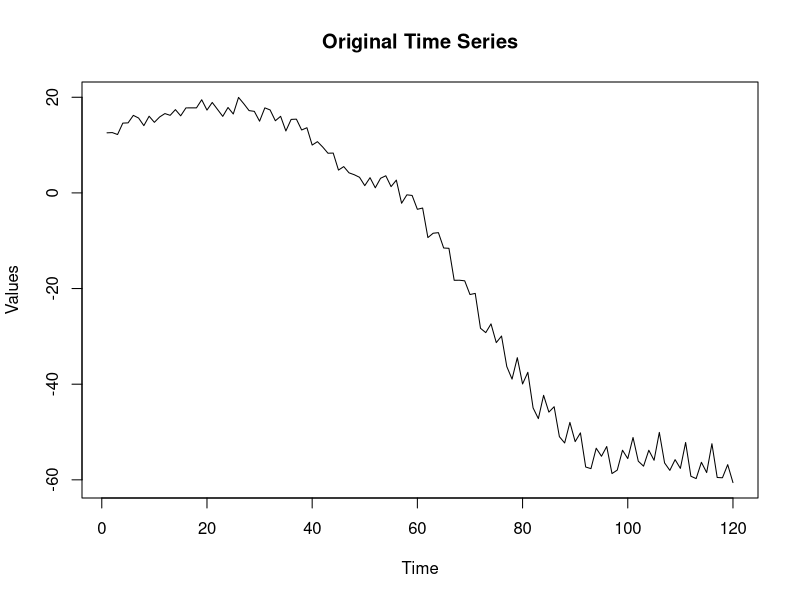
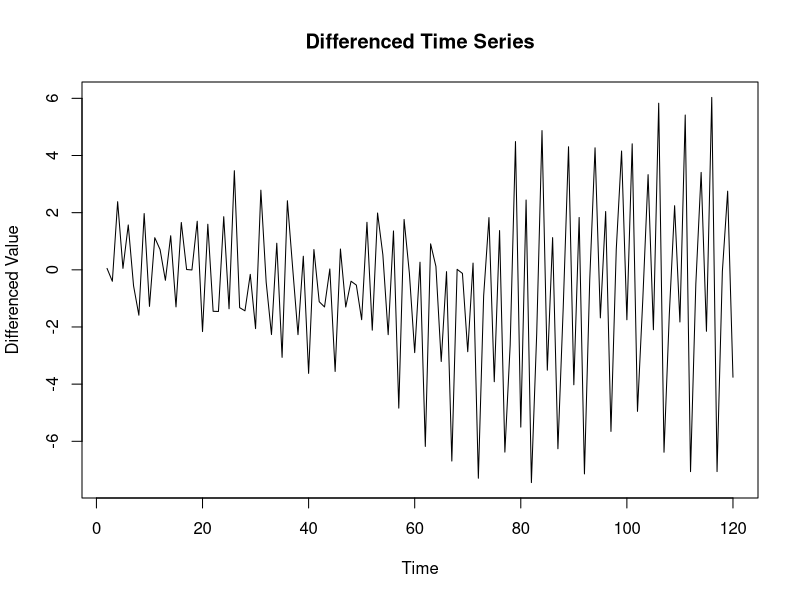
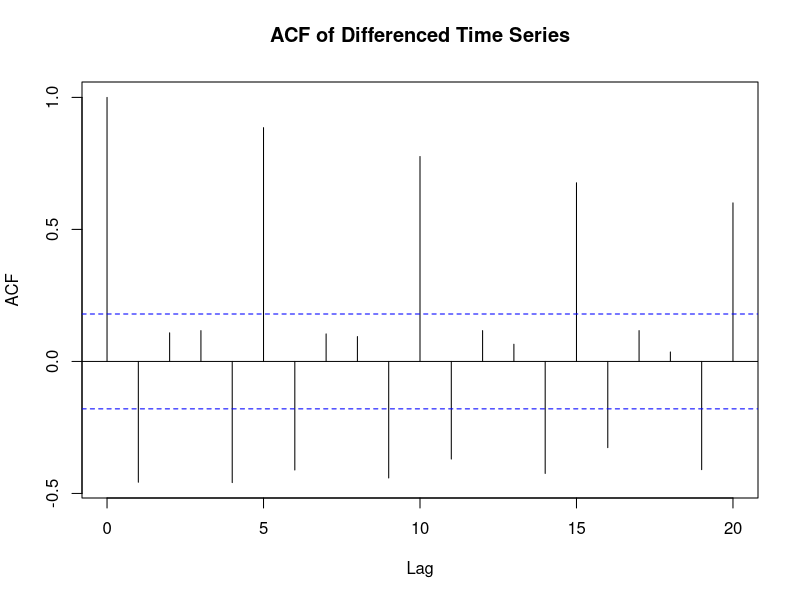
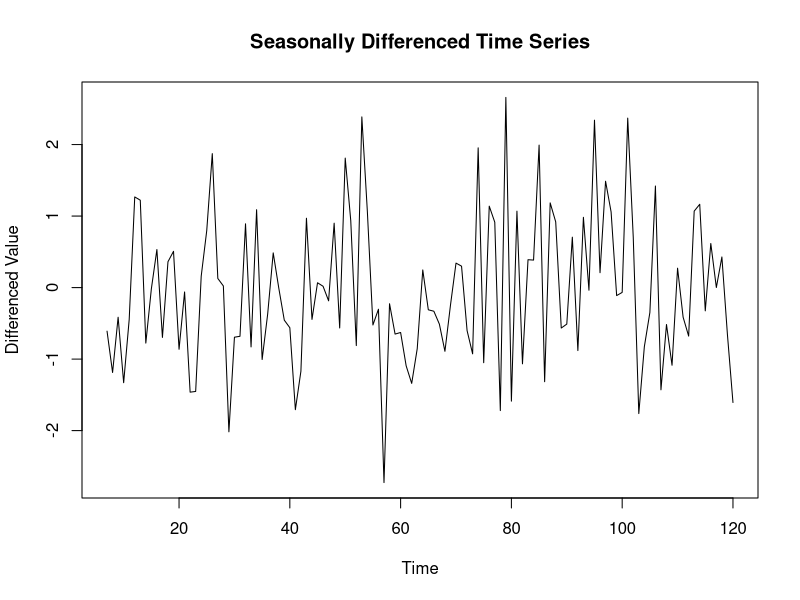
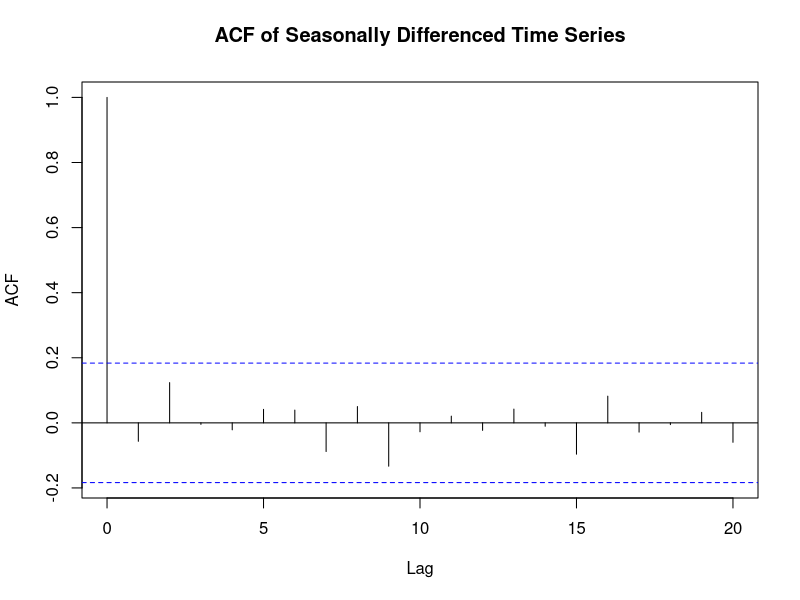
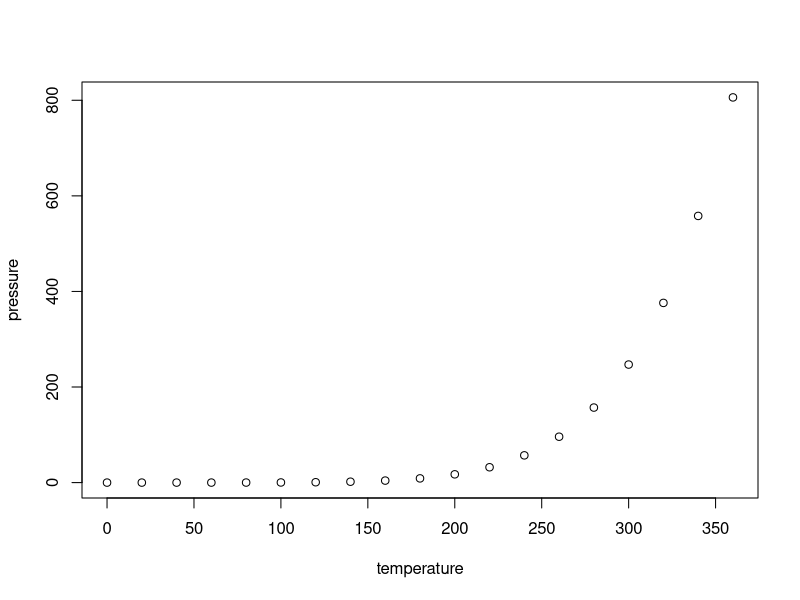
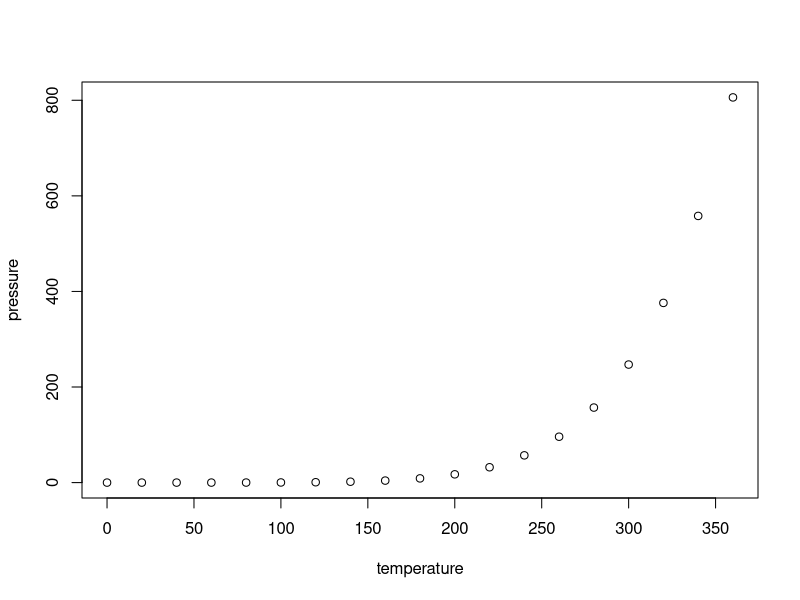

Reproduce these figures in R, in order.
## ---- chunk 1
knitr::opts_chunk$set(echo = TRUE)
#if you do not have the package, type install.packages("name_of_the_package")
library(knitr)
library(tseries)
library(zoo)
## ---- chunk 2
# this is where your R code goes
data <- read.csv("lab4data.csv", header = TRUE)
ts_data <- ts(data[,2])
## ---- chunk 3
# this is where your R code goes
plot(ts_data,
     main="Original Time Series", 
     xlab="Time",
     ylab="Values")

# acf(ts_data, main="ACF of Original Time Series")


## ---- chunk 4
# this is where your R code goes
diff_ts <- diff(ts_data, lag=1, differences=1)

plot(diff_ts,
     main="Differenced Time Series", 
     xlab="Time",
     ylab="Differenced Value")

acf(diff_ts, main="ACF of Differenced Time Series")


## ---- chunk 5
# this is where your R code goes
acf_values <- acf(diff_ts, plot=FALSE)
seasonal_period <- which.max(acf_values$acf[2 : length(acf_values$acf)]) 

seasonal_diff <- diff(diff_ts, lag=seasonal_period, differences=1)

plot(seasonal_diff, 
     main = "Seasonally Differenced Time Series", 
     ylab = "Differenced Value", 
     xlab = "Time")

acf(seasonal_diff, main = "ACF of Seasonally Differenced Time Series")

## ---- chunk 6
summary(cars)
## ---- chunk 7
kable(summary(cars))
## ---- chunk 8
plot(pressure)
## ---- chunk 9
plot(pressure)
